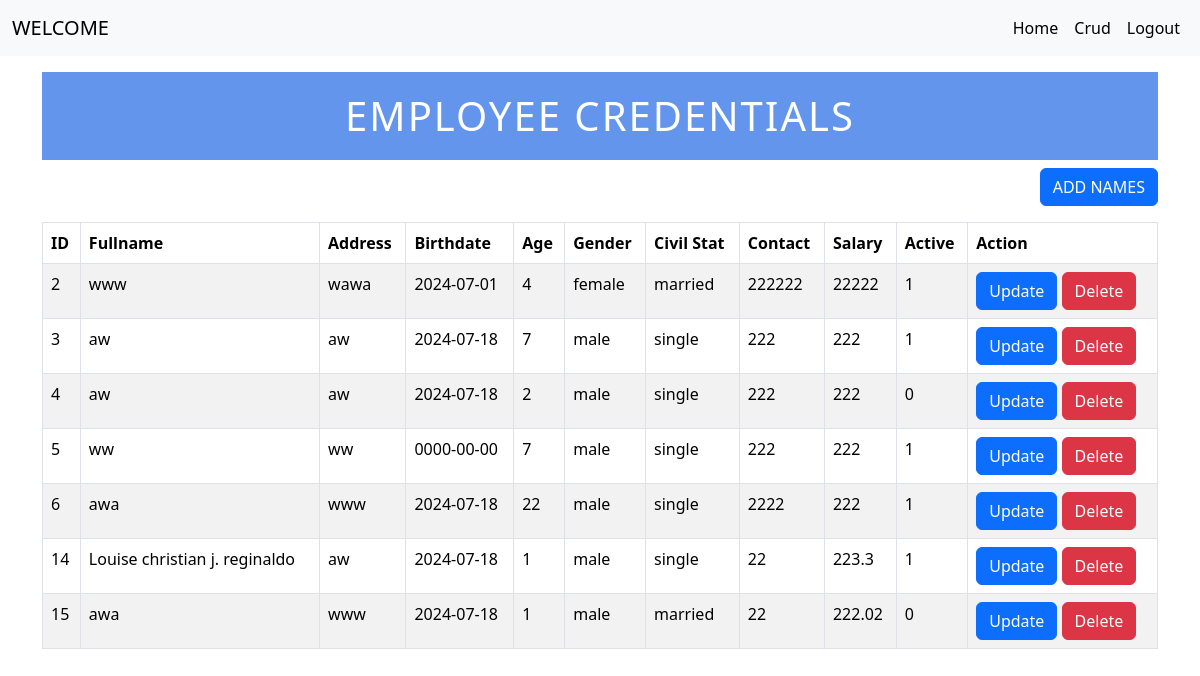
Screenshot of /admin/crud.php with the database file from the repository.
### tables this page shows
CREATE TABLE `employeefile` (
  `recid` bigint(11) NOT NULL,
  `fullname` varchar(255) NOT NULL,
  `address` varchar(255) DEFAULT NULL,
  `birthdate` date NOT NULL,
  `age` int(11) NOT NULL,
  `gender` varchar(50) NOT NULL,
  `civilstat` varchar(50) NOT NULL,
  `contactnum` varchar(11) NOT NULL,
  `salary` float NOT NULL,
  `isactive` int(11) NOT NULL
);

### admin/crud.php (the view, shortened to what this page needs)
<!DOCTYPE html>
<html lang="en">
<?php
include "head.php";
include "navbar.php";
?>
<body>
    <div class="container mt-3">
        <h1 id="main_title" class="text-center">EMPLOYEE CREDENTIALS</h1>
        <div class="d-flex justify-content-end mb-2">
            <button type="button" class="btn btn-primary" data-bs-toggle="modal" data-bs-target="#AddModal">ADD NAMES</button>
        </div>
        <div class="table-responsive">
            <table class="table table-striped table-bordered mt-2">
                <thead>
                    <tr>
                        <th>ID</th>
                        <th>Fullname</th>
                        <th>Address</th>
                        <th>Birthdate</th>
                        <th>Age</th>
                        <th>Gender</th>
                        <th>Civil Stat</th>
                        <th>Contact</th>
                        <th>Salary</th>
                        <th>Active</th>
                        <th>Action</th>
                    </tr>
                </thead>
                <tbody>
                <?php
                    include "conn.php";
                    $query = "SELECT * FROM `employeefile`";
                    $query_run = mysqli_query($conn, $query);
                    if ($query_run) {
                        foreach ($query_run as $row) {
                    ?>
                        <tr>
                            <td><?php echo $row['recid']; ?></td>
                            <td><?php echo $row['fullname']; ?></td>
                            <td><?php echo $row['address']; ?></td>
                            <td><?php echo $row['birthdate']; ?></td>
                            <td><?php echo $row['age']; ?></td>
                            <td><?php echo $row['gender']; ?></td>
                            <td><?php echo $row['civilstat']; ?></td>
                            <td><?php echo $row['contactnum']; ?></td>
                            <td><?php echo $row['salary']; ?></td>
                            <td><?php echo $row['isactive']; ?></td>
                            <td text-align="center">
                                <button class="btn btn-primary updatebtn">Update</button>
                                <button class="btn btn-danger delBtn">Delete</button>
                            </td>
                        </tr>
                        <?php
                                }
                        } else {
                        echo "No Record Found";
                        }
                        ?>
                </tbody>
            </table>
        </div>
    </div>
</body>
</html>

### admin/head.php (shortened to what this page needs)
<head>
    <link href="https://cdn.jsdelivr.net/npm/bootstrap@5.3.3/dist/css/bootstrap.min.css" rel="stylesheet">
    <link href="https://cdnjs.cloudflare.com/ajax/libs/bootstrap-datepicker/1.9.0/css/bootstrap-datepicker.min.css" rel="stylesheet">
    <link rel="stylesheet" type="text/css" href="style.css">
  </head>

### admin/navbar.php (shortened to what this page needs)
<nav class="navbar navbar-expand-lg bg-body-tertiary">
    <div class="container-fluid">
        <a class="navbar-brand" href="#">WELCOME</a>
        <div class="collapse navbar-collapse justify-content-end" id="navbarNav">
            <ul class="navbar-nav">
                <li class="nav-item">
                    <a class="nav-link active" aria-current="page" href="index.php">Home</a>
                </li>
                <li class="nav-item">
                    <a class="nav-link active" aria-current="page" href="crud.php">Crud</a>
                </li>
                <li class="nav-item">
                    <a class="nav-link active" aria-current="page" href="logout.php">Logout</a>
                </li>
            </ul>
        </div>
    </div>
</nav>

### admin/style.css (style rules this page uses)
#main_title { text-align: center; background-color:cornflowerblue; color:white; padding: 20px; letter-spacing: 2px; font-weight: 500; }

### rows the page displays
employeefile: recid "2", fullname "www", address "wawa", birthdate "2024-07-01", age "4", gender "female", civilstat "married", contactnum "222222", salary "22222", isactive "1"
employeefile: recid "3", fullname "aw", address "aw", birthdate "2024-07-18", age "7", gender "male", civilstat "single", contactnum "222", salary "222", isactive "1"
employeefile: recid "4", fullname "aw", address "aw", birthdate "2024-07-18", age "2", gender "male", civilstat "single", contactnum "222", salary "222", isactive "0"
employeefile: recid "5", fullname "ww", address "ww", birthdate "0000-00-00", age "7", gender "male", civilstat "single", contactnum "222", salary "222", isactive "1"
employeefile: recid "6", fullname "awa", address "www", birthdate "2024-07-18", age "22", gender "male", civilstat "single", contactnum "2222", salary "222", isactive "1"
employeefile: recid "14", fullname "Louise christian j. reginaldo", address "aw", birthdate "2024-07-18", age "1", gender "male", civilstat "single", contactnum "22", salary "223.3", isactive "1"
employeefile: recid "15", fullname "awa", address "www", birthdate "2024-07-18", age "1", gender "male", civilstat "married", contactnum "22", salary "222.02", isactive "0"
